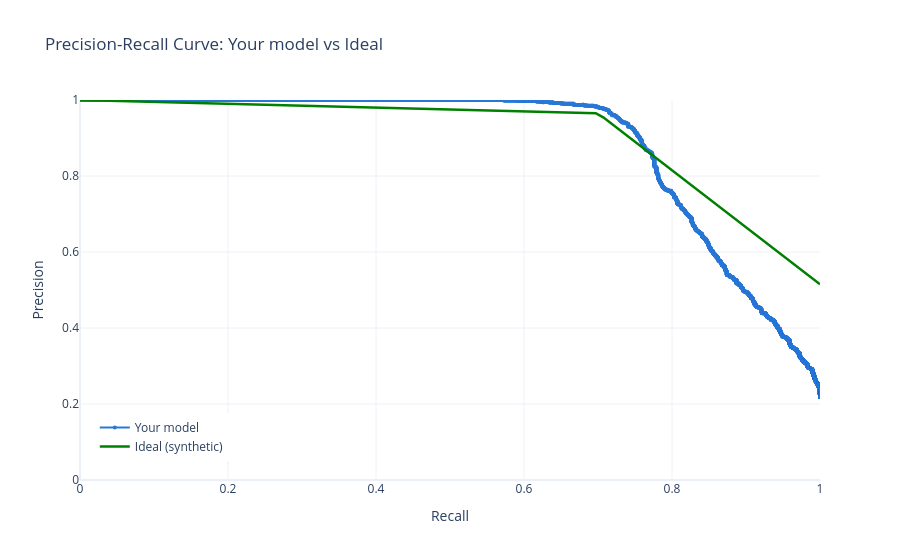

The notebook cell saved with this chart:
### Markdown cell above
#### Ideal vs Typical PR curve

### Code cell
import numpy as np
import plotly.graph_objects as go
from sklearn.metrics import precision_recall_curve

# --- Tumhara actual model ka curve ---
precision, recall, thresholds = precision_recall_curve(y_test, rf_probs)
thresholds_padded = np.append(thresholds, thresholds[-1])  # length match karne ke liye

# --- Fake/synthetic "ideal" curve banate hain ---
recall_ideal = np.linspace(0, 1, 100)
precision_ideal = np.where(recall_ideal < 0.7,
                            1 - 0.05 * recall_ideal,
                            1 - 0.05 * 0.7 - 1.5 * (recall_ideal - 0.7))
precision_ideal = np.clip(precision_ideal, 0, 1)

# --- Plot dono ---
fig = go.Figure()

# Tumhara actual model
fig.add_trace(go.Scatter(
    x=recall, y=precision, mode='lines+markers',
    name='Your model',
    line=dict(color='#2a78d6', width=2),
    marker=dict(size=4),
    customdata=thresholds_padded,
    hovertemplate='Recall: %{x:.2f}<br>Precision: %{y:.2f}<br>Threshold: %{customdata:.2f}<extra>Your model</extra>'
))

# Ideal (synthetic) curve
fig.add_trace(go.Scatter(
    x=recall_ideal, y=precision_ideal, mode='lines',
    name='Ideal (synthetic)',
    line=dict(color='green', width=2.5),
    hovertemplate='Recall: %{x:.2f}<br>Precision: %{y:.2f}<extra>Ideal</extra>'
))

fig.update_layout(
    title='Precision-Recall Curve: Your model vs Ideal',
    xaxis_title='Recall',
    yaxis_title='Precision',
    xaxis=dict(range=[0, 1]),
    yaxis=dict(range=[0, 1]),
    template='plotly_white',
    legend=dict(x=0.02, y=0.05)
)

fig.show()

### Figure 1 — Plotly figure (JSON) as saved in the notebook; plotly's stock layout.template omitted (floating-point values rounded to 4 significant figures; data arrays with more than 128 entries replaced by an {"elided": "..."} marker saying what was removed)
{"data": [{"customdata": {"elided": "7762 float values"}, "hovertemplate": "Recall: %{x:.2f}<br>Precision: %{y:.2f}<br>Threshold: %{customdata:.2f}<extra>Your model</extra>", "line": {"color": "#2a78d6", "width": 2}, "marker": {"size": 4}, "mode": "lines+markers", "name": "Your model", "type": "scatter", "x": {"elided": "7762 float values"}, "y": {"elided": "7762 float values"}}, {"hovertemplate": "Recall: %{x:.2f}<br>Precision: %{y:.2f}<extra>Ideal</extra>", "line": {"color": "green", "width": 2.5}, "mode": "lines", "name": "Ideal (synthetic)", "type": "scatter", "x": [0, 0.0101, 0.0202, 0.0303, 0.0404, 0.05051, 0.06061, 0.07071, 0.08081, 0.09091, 0.101, 0.1111, 0.1212, 0.1313, 0.1414, 0.1515, 0.1616, 0.1717, 0.1818, 0.1919, 0.202, 0.2121, 0.2222, 0.2323, 0.2424, 0.2525, 0.2626, 0.2727, 0.2828, 0.2929, 0.303, 0.3131, 0.3232, 0.3333, 0.3434, 0.3535, 0.3636, 0.3737, 0.3838, 0.3939, 0.404, 0.4141, 0.4242, 0.4343, 0.4444, 0.4545, 0.4646, 0.4747, 0.4848, 0.4949, 0.5051, 0.5152, 0.5253, 0.5354, 0.5455, 0.5556, 0.5657, 0.5758, 0.5859, 0.596, 0.6061, 0.6162, 0.6263, 0.6364, 0.6465, 0.6566, 0.6667, 0.6768, 0.6869, 0.697, 0.7071, 0.7172, 0.7273, 0.7374, 0.7475, 0.7576, 0.7677, 0.7778, 0.7879, 0.798, 0.8081, 0.8182, 0.8283, 0.8384, 0.8485, 0.8586, 0.8687, 0.8788, 0.8889, 0.899, 0.9091, 0.9192, 0.9293, 0.9394, 0.9495, 0.9596, 0.9697, 0.9798, 0.9899, 1], "y": [1, 0.9995, 0.999, 0.9985, 0.998, 0.9975, 0.997, 0.9965, 0.996, 0.9955, 0.9949, 0.9944, 0.9939, 0.9934, 0.9929, 0.9924, 0.9919, 0.9914, 0.9909, 0.9904, 0.9899, 0.9894, 0.9889, 0.9884, 0.9879, 0.9874, 0.9869, 0.9864, 0.9859, 0.9854, 0.9848, 0.9843, 0.9838, 0.9833, 0.9828, 0.9823, 0.9818, 0.9813, 0.9808, 0.9803, 0.9798, 0.9793, 0.9788, 0.9783, 0.9778, 0.9773, 0.9768, 0.9763, 0.9758, 0.9753, 0.9747, 0.9742, 0.9737, 0.9732, 0.9727, 0.9722, 0.9717, 0.9712, 0.9707, 0.9702, 0.9697, 0.9692, 0.9687, 0.9682, 0.9677, 0.9672, 0.9667, 0.9662, 0.9657, 0.9652, 0.9544, 0.9392, 0.9241, 0.9089, 0.8938, 0.8786, 0.8635, 0.8483, 0.8332, 0.818, 0.8029, 0.7877, 0.7726, 0.7574, 0.7423, 0.7271, 0.712, 0.6968, 0.6817, 0.6665, 0.6514, 0.6362, 0.6211, 0.6059, 0.5908, 0.5756, 0.5605, 0.5453, 0.5302, 0.515]}], "layout": {"legend": {"x": 0.02, "y": 0.05}, "title": {"text": "Precision-Recall Curve: Your model vs Ideal"}, "xaxis": {"range": [0, 1], "title": {"text": "Recall"}}, "yaxis": {"range": [0, 1], "title": {"text": "Precision"}}}}
